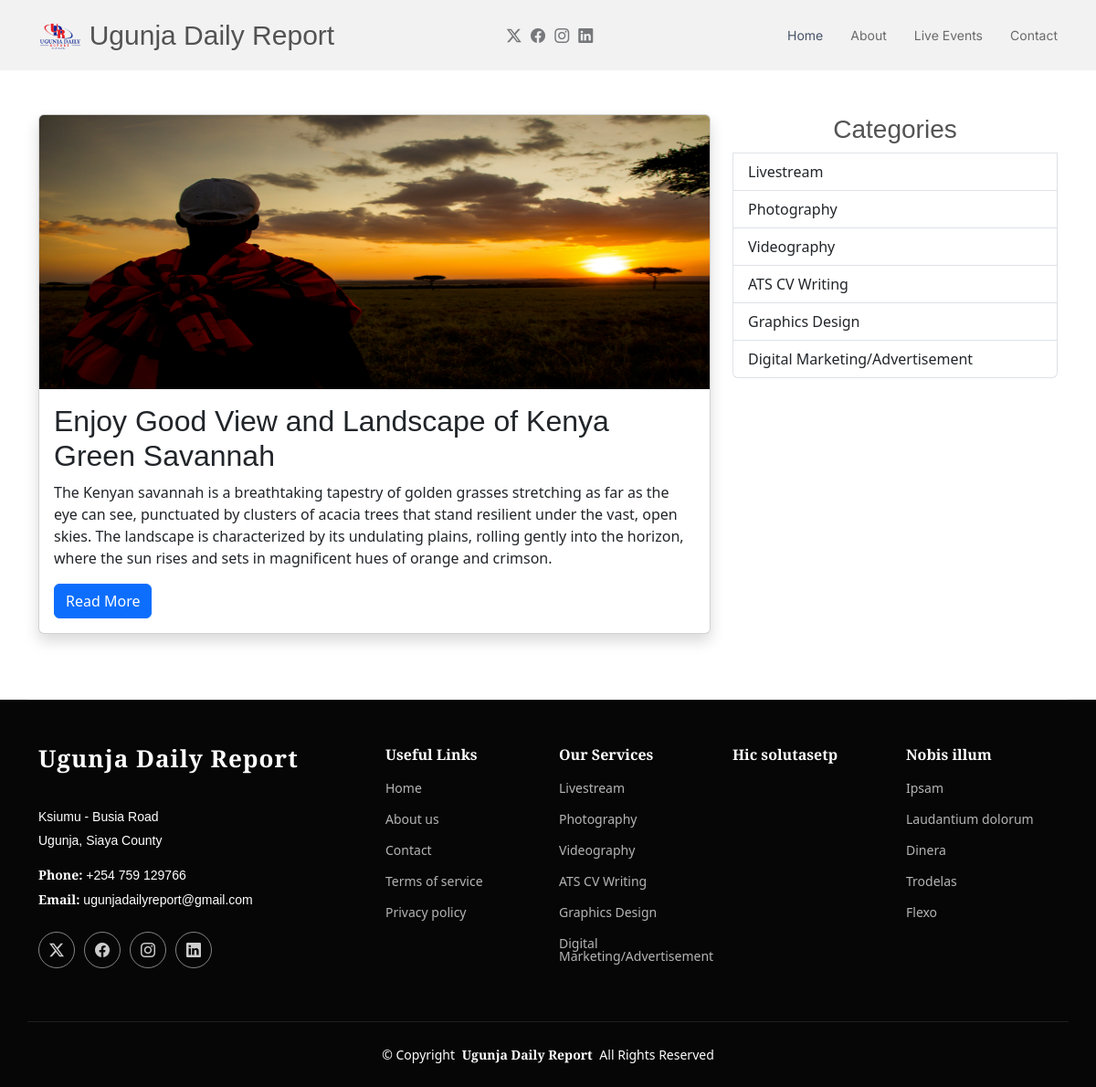
Screenshot of /cul_col22/1 with the database file from the repository.
### daily_report/models.py (models this page shows, shortened)
class culture_col2(models.Model):
    photo = models.ImageField(upload_to='uploads/culture', default='uploads/culture/culture.jpg')
    type = models.CharField(max_length=30, null=False, blank=False, default='culture')
    date = models.DateField(default=now, null=False, blank=False)
    title = models.CharField(max_length=300, null=False, blank=False)
    brief_description = models.TextField(default="")
    description = models.TextField(default="")
    writer_name = models.CharField(max_length=30, null=False, blank=False, default='')

### daily_report/views.py (the view)
# urls.py: path('cul_col22/<id>', views.cul_col22, name='cul_col22'),
def cul_col22(request, id):
    cul_22 = culture_col2.objects.get(id=id)
    return render(request, 'culture/cul_col2.html', {'cul_22': cul_22})

### daily_report/templates/culture/cul_col2.html (shortened to what this page needs)
{% load static %}
<!DOCTYPE html>
<html lang="en">
<head>
    <link href="{% static 'assets/vendor/bootstrap/css/bootstrap.min.css' %}" rel="stylesheet">
    <link href="{% static 'assets/vendor/bootstrap-icons/bootstrap-icons.css' %}" rel="stylesheet">
    <link href="{% static 'assets/vendor/aos/aos.css' %}" rel="stylesheet">
    <link href="{% static 'assets/vendor/swiper/swiper-bundle.min.css' %}" rel="stylesheet">
    <link href="{% static 'assets/css/main.css' %}" rel="stylesheet">
</head>
<body class="index-page">
<header id="header" class="header d-flex align-items-center sticky-top">
    <div class="container position-relative d-flex align-items-center justify-content-between">
        <a href="/" class="logo d-flex align-items-center me-auto me-xl-0">
            <img src="{% static 'assets/img/logo1.png' %}" alt="">
            <h1 class="sitename">Ugunja Daily Report</h1>
        </a>
        <nav id="navmenu" class="navmenu">
            <ul>
                <li><a href="/" class="active">Home</a></li>
                <li><a href="/about">About</a></li>
                <li><a href="/live_event">Live Events</a></li>
                <li><a href="/contact">Contact</a></li>
            </ul>
        </nav>
        <div class="header-social-links">
            <a target="_blank" href="https://x.com/UgunjaOnline?t=5RmRRW5MwKeECv6P-m9fxw&s=09" class="twitter"><i
                    class="bi bi-twitter-x"></i></a>
            <a target="_blank" href="https://www.facebook.com/UgunjaOnline" class="facebook"><i
                    class="bi bi-facebook"></i></a>
            <a href="#" class="instagram"><i class="bi bi-instagram"></i></a>
            <a href="#" class="linkedin"><i class="bi bi-linkedin"></i></a>
        </div>
    </div>
</header>
<main class="container my-5">
    <div class="row">
        <div class="col-lg-8 mb-4">
            <div class="card shadow">
                <img src="/media/{{ cul_22.photo }}" class="card-img-top" alt="Featured post image" height="300"
                     width="750">
                <div class="card-body">
                    <h2 class="card-title">{{ cul_22.title }}</h2>
                    <p class="card-text">{{ cul_22.brief_description }}.</p>
                    <a href="#" class="btn btn-primary read-more-btn">Read More</a>
                </div>
            </div>
        </div>
        <aside class="col-lg-4 mb-4">
            <div class="list-group">
                <h3 class="text-center">Categories</h3>
                <a href="#" class="list-group-item list-group-item-action">Livestream</a>
                <a href="#" class="list-group-item list-group-item-action">Photography</a>
                <a href="#" class="list-group-item list-group-item-action">Videography</a>
                <a href="#" class="list-group-item list-group-item-action">ATS CV Writing</a>
                <a href="#" class="list-group-item list-group-item-action">Graphics Design</a>
                <a href="#" class="list-group-item list-group-item-action">Digital Marketing/Advertisement</a>
            </div>
        </aside>
    </div>
</main>
<footer id="footer" class="footer dark-background">
    <div class="container footer-top">
        <div class="row gy-4">
            <div class="col-lg-4 col-md-6 footer-about">
                <a href="/" class="logo d-flex align-items-center">
                    <span class="sitename">Ugunja Daily Report</span>
                </a>
                <div class="footer-contact pt-3">
                    <p>Ksiumu - Busia Road</p>
                    <p>Ugunja, Siaya County</p>
                    <p class="mt-3"><strong>Phone:</strong> <span>+254 759 129766</span></p>
                    <p><strong>Email:</strong> <span>ugunjadailyreport@gmail.com</span></p>
                </div>
                <div class="social-links d-flex mt-4">
                    <a href="https://x.com/UgunjaOnline?t=5RmRRW5MwKeECv6P-m9fxw&s=09"><i
                            class="bi bi-twitter-x"></i></a>
                    <a href="https://www.facebook.com/UgunjaOnline?mibextid=ZbWKwL"><i class="bi bi-facebook"></i></a>
                    <a href=""><i class="bi bi-instagram"></i></a>
                    <a href=""><i class="bi bi-linkedin"></i></a>
                </div>
            </div>
            <div class="col-lg-2 col-md-3 footer-links">
                <h4>Useful Links</h4>
                <ul>
                    <li><a href="/">Home</a></li>
                    <li><a href="/about">About us</a></li>
                    <li><a href="/contact">Contact</a></li>
                    <li><a href="#">Terms of service</a></li>
                    <li><a href="#">Privacy policy</a></li>
                </ul>
            </div>
            <div class="col-lg-2 col-md-3 footer-links">
                <h4>Our Services</h4>
                <ul>
                    <li><a href="#">Livestream</a></li>
                    <li><a href="#">Photography</a></li>
                    <li><a href="#">Videography</a></li>
                    <li><a href="#">ATS CV Writing</a></li>
                    <li><a href="#">Graphics Design</a></li>
                    <li><a href="#">Digital Marketing/Advertisement</a></li>
                </ul>
            </div>
            <div class="col-lg-2 col-md-3 footer-links">
                <h4>Hic solutasetp</h4>
                <ul>
                    <li><a href="#"></a></li>
                    <li><a href="#"></a></li>
                    <li><a href="#"></a></li>
                    <li><a href="#"></a></li>
                    <li><a href="#"></a></li>
                </ul>
            </div>
            <div class="col-lg-2 col-md-3 footer-links">
                <h4>Nobis illum</h4>
                <ul>
                    <li><a href="#">Ipsam</a></li>
                    <li><a href="#">Laudantium dolorum</a></li>
                    <li><a href="#">Dinera</a></li>
                    <li><a href="#">Trodelas</a></li>
                    <li><a href="#">Flexo</a></li>
                </ul>
            </div>
        </div>
    </div>
    <div class="container copyright text-center mt-4">
        <p>© <span>Copyright</span> <strong class="px-1 sitename">Ugunja Daily Report</strong>
            <span>All Rights Reserved</span></p>
    </div>
</footer>
</body>
</html>

### daily_report/static/assets/css/main.css (style rules this page uses)
:root { --default-font: "EB Garamond", system-ui, -apple-system, "Segoe UI", Roboto, "Helvetica Neue", Arial, "Noto Sans", "Liberation Sans", sans-serif, "Apple Color Emoji", "Segoe UI Emoji", "Segoe UI Symbol", "Noto Color Emoji"; --heading-font: "EB Garamond", sans-serif; --nav-font: "Inter", sans-serif; }
:root { --background-color: #ffffff; --default-color: #212529; --heading-color: #535353; --accent-color: #465367; --surface-color: #ffffff; --contrast-color: #ffffff; }
:root { --nav-color: #6a6a6a; --nav-hover-color: #465367; --nav-mobile-background-color: #ffffff; --nav-dropdown-background-color: #ffffff; --nav-dropdown-color: #6a6a6a; --nav-dropdown-hover-color: #465367; }
.dark-background { --background-color: #060606; --default-color: #ffffff; --heading-color: #ffffff; --surface-color: #252525; --contrast-color: #ffffff; }
:root { scroll-behavior: smooth; }
body { color: var(--default-color); background-color: var(--background-color); font-family: var(--default-font); }
a { color: var(--accent-color); text-decoration: none; transition: 0.3s; }
h1, h2, h3, h4, h5, h6 { color: var(--heading-color); font-family: var(--heading-font); }
.header { --background-color: #f2f2f2; color: var(--default-color); background-color: var(--background-color); padding: 10px 0; transition: all 0.5s; z-index: 997; }
.header .logo { line-height: 1; }
.header .logo img { max-height: 36px; margin-right: 8px; }
.header .logo h1 { font-size: 30px; margin: 0; font-weight: 500; color: var(--heading-color); }
.header .header-social-links { padding-right: 15px; }
.header .header-social-links a { color: color-mix(in srgb, var(--default-color), transparent 40%); padding-left: 6px; display: inline-block; transition: 0.3s; font-size: 16px; }
.header .header-social-links a i { line-height: 0px; }
@media (max-width: 1200px) { .header .logo { order: 1; } }
@media (max-width: 1200px) { .header .header-social-links { order: 2; } }
@media (max-width: 1200px) { .header .navmenu { order: 3; } }
@media (min-width: 1200px) { .navmenu { padding: 0; } }
@media (min-width: 1200px) { .navmenu ul { margin: 0; padding: 0; display: flex; list-style: none; align-items: center; } }
@media (min-width: 1200px) { .navmenu li { position: relative; } }
@media (min-width: 1200px) { .navmenu a, .navmenu a:focus { color: var(--nav-color); padding: 18px 15px; font-size: 14px; font-family: var(--nav-font); font-weight: 400; display: flex; align-items: center; justify-content: space-between; white-space: nowrap; transition: 0.3s; } }
@media (min-width: 1200px) { .navmenu li:last-child a { padding-right: 0; } }
@media (min-width: 1200px) { .navmenu li:hover>a, .navmenu .active, .navmenu .active:focus { color: var(--nav-hover-color); } }
.footer { color: var(--default-color); background-color: var(--background-color); font-size: 14px; position: relative; }
.footer .footer-top { padding-top: 50px; border-top: 1px solid color-mix(in srgb, var(--default-color), transparent 90%); }
.footer .footer-about .logo { line-height: 1; margin-bottom: 25px; }
.footer .footer-about .logo span { color: var(--heading-color); font-family: var(--heading-font); font-size: 26px; font-weight: 700; letter-spacing: 1px; }
.footer .footer-about p { font-size: 14px; font-family: var(--heading-font); }
.footer .social-links a { display: flex; align-items: center; justify-content: center; width: 40px; height: 40px; border-radius: 50%; border: 1px solid color-mix(in srgb, var(--default-color), transparent 50%); font-size: 16px; color: color-mix(in srgb, var(--default-color), transparent 20%); margin-right: 10px; transition: 0.3s; }
.footer h4 { font-size: 16px; font-weight: bold; position: relative; padding-bottom: 12px; }
.footer .footer-links { margin-bottom: 30px; }
.footer .footer-links ul { list-style: none; padding: 0; margin: 0; }
.footer .footer-links ul li { padding: 10px 0; display: flex; align-items: center; }
.footer .footer-links ul li:first-child { padding-top: 0; }
.footer .footer-links ul a { color: color-mix(in srgb, var(--default-color), transparent 30%); display: inline-block; line-height: 1; }
.footer .footer-contact p { margin-bottom: 5px; }
.footer .copyright { padding: 25px 0; border-top: 1px solid color-mix(in srgb, var(--default-color), transparent 90%); }
.footer .copyright p { margin-bottom: 0; }

### rows the page displays
culture_col2: photo (picture), title "Enjoy Good View and Landscape of Kenya Green Savannah", brief_description "The Kenyan savannah is a breathtaking tapestry of golden grasses stretching as far as the eye can see, punctuated by clusters of acacia trees that stand resilient under the vast, open skies. The landscape is characterized by its undulating plains, rolling gently into the horizon, where the sun rises and sets in magnificent hues of orange and crimson"
